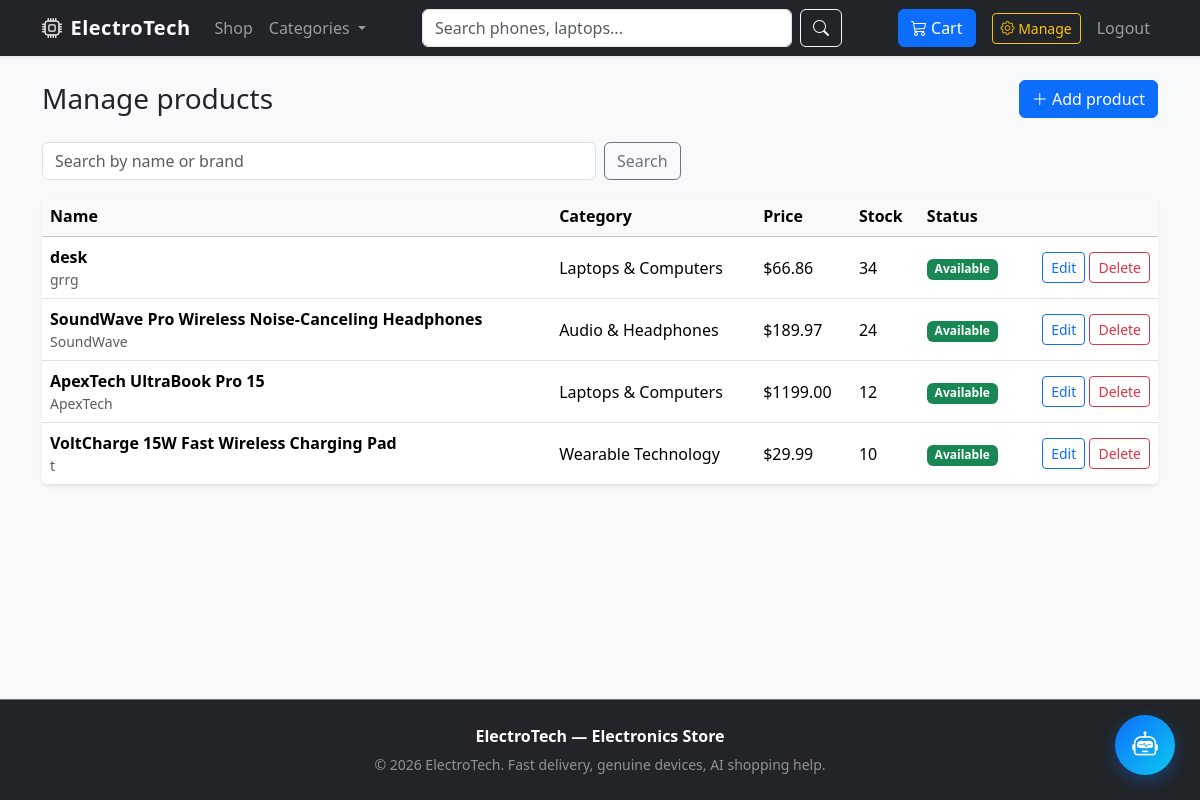
The page /manage/products/ (signed in) on the database its author committed.
### store/models.py (models this page shows, shortened)
class Product(models.Model):
    category = models.ForeignKey(Category, related_name='products', on_delete=models.CASCADE)
    name = models.CharField(max_length=200)
    slug = models.SlugField(max_length=200, unique=True)
    brand = models.CharField(max_length=100, blank=True)
    image = models.ImageField(upload_to='products/', blank=True, null=True)
    description = models.TextField()
    price = models.DecimalField(max_digits=10, decimal_places=2)
    stock = models.PositiveIntegerField(default=10)
    is_available = models.BooleanField(default=True)
    is_featured = models.BooleanField(default=False)
    created_at = models.DateTimeField(auto_now_add=True)
    class Meta:
        ordering = ['-created_at']

class Category(models.Model):
    name = models.CharField(max_length=100, unique=True)
    slug = models.SlugField(max_length=100, unique=True)
    description = models.TextField(blank=True, null=True)
    class Meta:
        verbose_name_plural = 'Categories'
        ordering = ['name']
    def get_absolute_url(self):
        return reverse('store:product_list_by_category', args=[self.slug])

### store/views.py (the view)
# urls.py: path('manage/products/', views.product_manage_list, name='product_manage_list'),
@staff_member_required
def product_manage_list(request):
    products = Product.objects.select_related('category').all()
    query = request.GET.get('q')
    if query:
        products = products.filter(Q(name__icontains=query) | Q(brand__icontains=query))
    return render(request, 'store/manage_products.html', {
        'products': products,
        'query': query,
    })

### store/context_processors.py (called while the page is built)
def cart_context(request):
    cart = request.session.get('cart', {})
    count = 0
    for quantity in cart.values():
        try:
            count += int(quantity)
        except (TypeError, ValueError):
            continue
    return {
        'cart_item_count': count,
        'nav_categories': Category.objects.all(),
    }

### store/templates/store/manage_products.html (shortened to what this page needs)
{% extends 'store/base.html' %}
{% block content %}
<div class="d-flex flex-wrap justify-content-between align-items-center gap-2 mb-4">
    <h1 class="h3 mb-0">Manage products</h1>
    <a class="btn btn-primary" href="{% url 'store:product_create' %}">
        <i class="bi bi-plus-lg"></i> Add product
    </a>
</div>
<form class="row g-2 mb-3" method="get">
    <div class="col-md-6">
        <input class="form-control" type="search" name="q" value="{{ query|default:'' }}" placeholder="Search by name or brand">
    </div>
    <div class="col-auto">
        <button class="btn btn-outline-secondary" type="submit">Search</button>
    </div>
</form>
<div class="table-responsive bg-white shadow-sm rounded-3">
    <table class="table align-middle mb-0">
        <thead class="table-light">
            <tr>
                <th>Name</th>
                <th>Category</th>
                <th>Price</th>
                <th>Stock</th>
                <th>Status</th>
                <th></th>
            </tr>
        </thead>
        <tbody>
            {% for product in products %}
            <tr>
                <td>
                    <div class="fw-semibold">{{ product.name }}</div>
                    <div class="small text-muted">{{ product.brand }}</div>
                </td>
                <td>{{ product.category.name }}</td>
                <td>${{ product.price }}</td>
                <td>{{ product.stock }}</td>
                <td>
                    {% if product.is_available %}
                    <span class="badge text-bg-success">Available</span>
                    {% else %}
                    <span class="badge text-bg-secondary">Hidden</span>
                    {% endif %}
                </td>
                <td class="text-end">
                    <a class="btn btn-sm btn-outline-primary" href="{% url 'store:product_update' product.id %}">Edit</a>
                    <a class="btn btn-sm btn-outline-danger" href="{% url 'store:product_delete' product.id %}">Delete</a>
                </td>
            </tr>
            {% empty %}
            <tr>
                <td colspan="6" class="text-center py-4">No products yet.</td>
            </tr>
            {% endfor %}
        </tbody>
    </table>
</div>
{% endblock %}

### static/css/custom.css (style rules this page uses)
:root { --primary-color: #0d6efd; --accent-color: #0dcaf0; --dark-bg: #1e293b; }
body { font-family: 'Segoe UI', Tahoma, Geneva, Verdana, sans-serif; background-color: #f8f9fa; min-height: 100vh; display: flex; flex-direction: column; }

### rows shown on the page
Product: name "desk", brand "grrg", category.name "Laptops & Computers", price "66.86", stock "34", is_available "Available"
Product: name "SoundWave Pro Wireless Noise-Canceling Headphones", brand "SoundWave", category.name "Audio & Headphones", price "189.97", stock "24", is_available "Available"
Product: name "ApexTech UltraBook Pro 15", brand "ApexTech", category.name "Laptops & Computers", price "1199.00", stock "12", is_available "Available"
Product: name "VoltCharge 15W Fast Wireless Charging Pad", brand "t", category.name "Wearable Technology", price "29.99", stock "10", is_available "Available"
